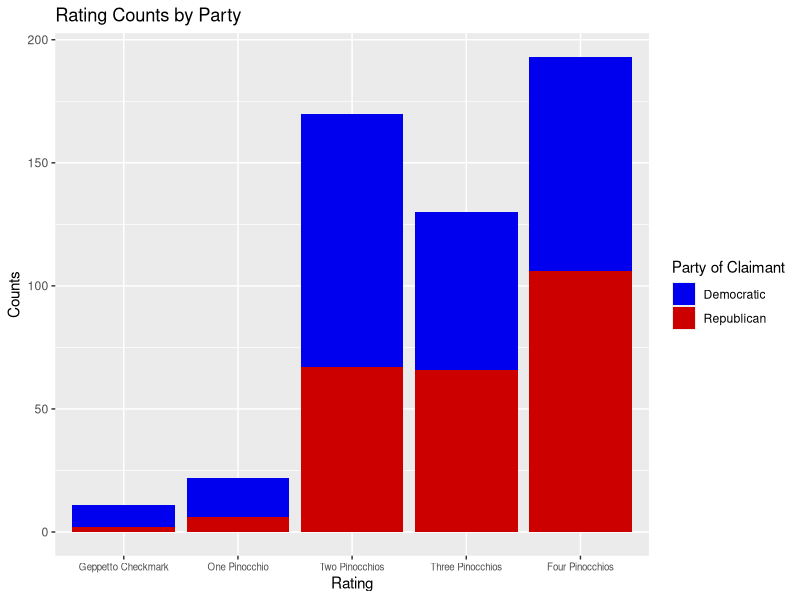
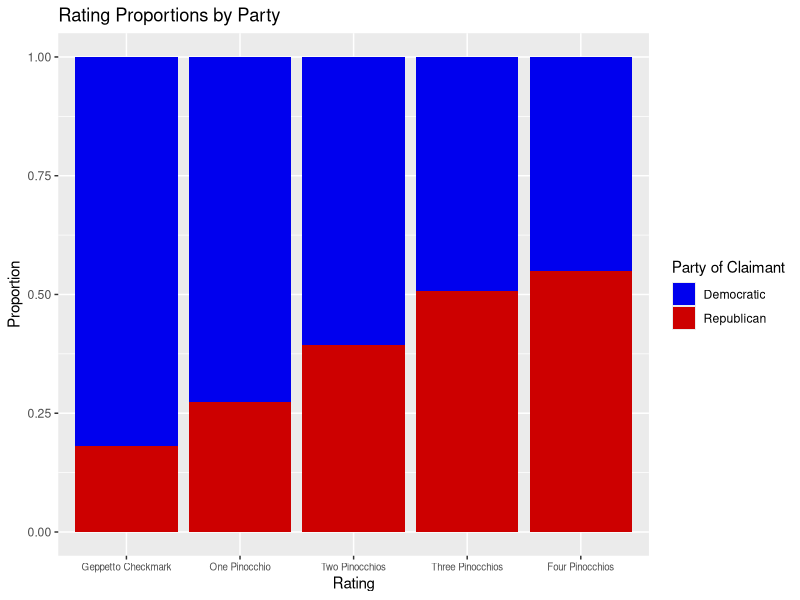
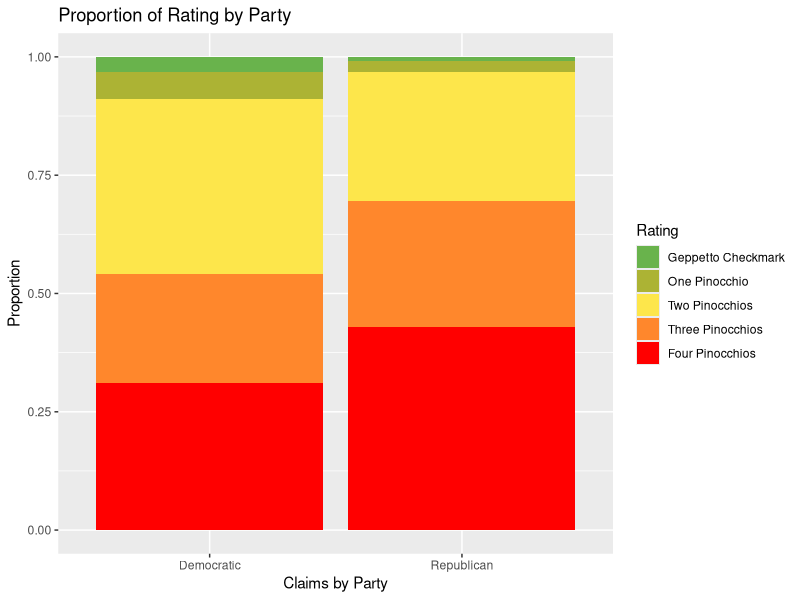

Write R code to recreate these figures, in order.
## ---- chunk 1
library(tidyverse)
library(knitr)
## ---- chunk 2
v8_wapo <- read.csv("v8wapo.csv")
## ---- chunk 3
v8_wapo %>%
  group_by(textualRating) %>%
  count() %>%
  arrange(desc(n)) %>%
  kable()
## ---- chunk 4
v9_wapo <- read.csv("v8wapo_adj_textRating_claimant.csv")
#this csv represents all changes made in OpenRefine, the earlier version of the dataset prior to these steps is above.

#reassigning glennclaims

v9_wapo$textualRating[v9_wapo$...1 == "14615"] <- "Two Pinocchios" 
v9_wapo$textualRating[v9_wapo$...1 == "14369"] <- "One Pinocchio" 
v9_wapo$textualRating[v9_wapo$...1 == "13891"] <- "One Pinocchio" 
v9_wapo$textualRating[v9_wapo$...1 == "14290"] <- "Two Pinocchios" 
v9_wapo$textualRating[v9_wapo$...1 == "13842"] <- "One Pinocchio" 
v9_wapo$textualRating[v9_wapo$...1 == "13838"] <- "One Pinocchio" 
v9_wapo$textualRating[v9_wapo$...1 == "13719"] <- "Two Pinocchios" 
v9_wapo$textualRating[v9_wapo$...1 == "14241"] <- "Two Pinocchios" 
v9_wapo$textualRating[v9_wapo$...1 == "13767"] <- "Two Pinocchios" 
v9_wapo$textualRating[v9_wapo$...1 == "14596"] <- "Two Pinocchios"
v9_wapo$textualRating[v9_wapo$...1 == "14418"] <- "Two Pinocchios" 
v9_wapo$textualRating[v9_wapo$...1 == "14285"] <- "Three Pinocchios"
v9_wapo$textualRating[v9_wapo$...1 == "13484"] <- "One Pinocchio" 
v9_wapo$textualRating[v9_wapo$...1 == "14105"] <- "Two Pinocchios" 
v9_wapo$textualRating[v9_wapo$...1 == "13781"] <- "Two Pinocchios" 
v9_wapo$textualRating[v9_wapo$...1 == "13878"] <- "Two Pinocchios" 
v9_wapo$textualRating[v9_wapo$...1 == "14630"] <- "Two Pinocchios" 
v9_wapo$textualRating[v9_wapo$...1 == "3214"] <- "Two Pinocchios" 
v9_wapo$textualRating[v9_wapo$...1 == "13957"] <- "Two Pinocchios" 
v9_wapo$textualRating[v9_wapo$...1 == "14480"] <- "Two Pinocchios" 
v9_wapo$textualRating[v9_wapo$...1 == "14481"] <- "Three Pinocchios" 
v9_wapo$textualRating[v9_wapo$...1 == "14201"] <- "One Pinocchio" 
v9_wapo$textualRating[v9_wapo$...1 == "14662"] <- "One Pinocchio" 
v9_wapo$textualRating[v9_wapo$...1 == "13696"] <- "One Pinocchio" 
v9_wapo$textualRating[v9_wapo$...1 == "13887"] <- "Two Pinocchios" 
v9_wapo$textualRating[v9_wapo$...1 == "14339"] <- "One Pinocchio" 
v9_wapo$textualRating[v9_wapo$...1 == "13448"] <- "Two Pinocchios" 
v9_wapo$textualRating[v9_wapo$...1 == "14693"] <- "Two Pinocchios" 
v9_wapo$textualRating[v9_wapo$...1 == "13940"] <- "One Pinocchio"
v9_wapo$textualRating[v9_wapo$...1 == "14131"] <- "One Pinocchio" 
v9_wapo$textualRating[v9_wapo$...1 == "14534"] <- "One Pinocchio" 
v9_wapo$textualRating[v9_wapo$...1 == "13540"] <- "Two Pinocchios" 
v9_wapo$textualRating[v9_wapo$...1 == "14116"] <- "One Pinocchio" 
v9_wapo$textualRating[v9_wapo$...1 == "13628"] <- "Three Pinocchios" 
v9_wapo$textualRating[v9_wapo$...1 == "13894"] <- "Two Pinocchios" 
v9_wapo$textualRating[v9_wapo$...1 == "13420"] <- "Two Pinocchios" 
v9_wapo$textualRating[v9_wapo$...1 == "13403"] <- "Two Pinocchios" 
v9_wapo$textualRating[v9_wapo$...1 == "13370"] <- "Two Pinocchios"
v9_wapo$textualRating[v9_wapo$...1 == "13371"] <- "One Pinocchio"
v9_wapo$textualRating[v9_wapo$...1 == "13987"] <- "Two Pinocchios" 
v9_wapo$textualRating[v9_wapo$...1 == "13952"] <- "One Pinocchio" 
v9_wapo$textualRating[v9_wapo$...1 == "14441"] <- "Two Pinocchios" 
v9_wapo$textualRating[v9_wapo$...1 == "13410"] <- "Two Pinocchios" 
v9_wapo$textualRating[v9_wapo$...1 == "13367"] <- "Two Pinocchios" 
v9_wapo$textualRating[v9_wapo$...1 == "13369"] <- "Two Pinocchios" 
v9_wapo$textualRating[v9_wapo$...1 == "14403"] <- "One Pinocchio" 
v9_wapo$textualRating[v9_wapo$...1 == "14576"] <- "Four Pinocchios" 
v9_wapo$textualRating[v9_wapo$...1 == "13445"] <- "Three Pinocchios"
v9_wapo$textualRating[v9_wapo$...1 == "13399"] <- "Four Pinocchios" 
v9_wapo$textualRating[v9_wapo$...1 == "13873"] <- "Four Pinocchios" 
v9_wapo$textualRating[v9_wapo$...1 == "14009"] <- "Two Pinocchios" 
v9_wapo$textualRating[v9_wapo$...1 == "14628"] <- "Three Pinocchios" 
v9_wapo$textualRating[v9_wapo$...1 == "14588"] <- "Three Pinocchios" 
v9_wapo$textualRating[v9_wapo$...1 == "14540"] <- "Three Pinocchios" 
v9_wapo$textualRating[v9_wapo$...1 == "14023"] <- "Two Pinocchios" 
v9_wapo$textualRating[v9_wapo$...1 == "14337"] <- "Two Pinocchios" 
v9_wapo$textualRating[v9_wapo$...1 == "14488"] <- "Three Pinocchios"
v9_wapo$textualRating[v9_wapo$...1 == "13453"] <- "Three Pinocchios"

v9_wapo <- v9_wapo %>%
  filter(...1 != "13834", 
         ...1 != "14466", 
         ...1 != "14552", 
         ...1 != "14264")
## ---- chunk 5
v10_wapo_cleantextRating <- v9_wapo %>%
  filter(textualRating == "One Pinocchio" |
           textualRating == "Two Pinocchios" |
           textualRating == "Three Pinocchios" |
           textualRating == "Four Pinocchios" |
           textualRating == "Geppetto Checkmark")

truenesscolors = c("#69B34C",
                   "#ACB334",
                   "#FDE64B",
                   "#FF872C",
                   "#FF0000")

v10_wapo_cleantextRating$textualRating <- 
  factor(v10_wapo_cleantextRating$textualRating, 
                              levels = c("Geppetto Checkmark", 
                                         "One Pinocchio", 
                                         "Two Pinocchios", 
                                         "Three Pinocchios", 
                                         "Four Pinocchios"))
## ---- chunk 6
v10_wapo_cleantextRating %>%
  group_by(claimant_party) %>%
  count() %>%
  kable(caption = "Claim Counts by Party")

v10_wapo_cleantextRating %>%
  group_by(textualRating) %>%
  count() %>%
  kable(caption = "Claim Counts by Rating")

v10_wapo_cleantextRating %>%
  group_by(claimant_party, textualRating) %>%
  count() %>%
  pivot_wider(id_cols = claimant_party, 
              names_from = textualRating, 
              values_from = n,
              values_fill = 0) %>%
  kable(caption = "Claim Counts by Party and Rating")
## ---- chunk 7
v10_wapo_cleantextRating %>%
  ggplot(aes(x = textualRating, fill = claimant_party)) +
  geom_bar() +
  scale_fill_manual(values = c("blue2", "red3")) +
  labs(title = "Rating Counts by Party",
       x = "Rating",
       y = "Counts",
       fill = "Party of Claimant") + 
  theme(axis.text.x = element_text(size = 7))  
## ---- chunk 8
v10_wapo_cleantextRating %>%
  ggplot(aes(x = textualRating, fill = claimant_party)) +
  geom_bar(position = "fill") +
  scale_fill_manual(values = c("blue2", "red3")) +
  labs(title = "Rating Proportions by Party",
       x = "Rating",
       y = "Proportion",
       fill = "Party of Claimant") + 
  theme(axis.text.x = element_text(size = 7))    
## ---- chunk 9
ggplot(v10_wapo_cleantextRating, aes(x = claimant_party, fill = textualRating)) +
         geom_bar(position = "fill") +
  labs(title = "Proportion of Rating by Party",
       x = "Claims by Party",
       fill = "Rating", y = "Proportion") +
  scale_fill_manual(values = truenesscolors)
## ---- chunk 10
dems <- v10_wapo_cleantextRating %>%
  filter(claimant_party == "Democratic")
dems <- dems %>%
  group_by(textualRating) %>%
  summarize(count = n()) %>%
  mutate(Democratic = 100*(count/nrow(dems))) %>%
  select(textualRating, Democratic)

reps <- v10_wapo_cleantextRating %>%
  filter(claimant_party == "Republican")
reps <- reps %>%
  group_by(textualRating) %>%
  summarize(count = n()) %>%
  mutate(Republican = 100*(count/nrow(reps))) %>%
  select(textualRating, Republican)

total <- v10_wapo_cleantextRating %>%
  group_by(textualRating) %>%
  summarize(count = n()) %>%
  mutate(Total = 100*(count/nrow(v10_wapo_cleantextRating))) %>%
  select(textualRating, Total)

textRatingcounts <- full_join(dems, reps, by = "textualRating") %>%
  full_join(total, by = "textualRating")

textRatingcounts %>%
  select(textualRating, Democratic, Republican, Total) %>%
  kable(digits = 1, 
        caption = "Percentage of Claims by Textual Rating", 
        format = "pipe")
